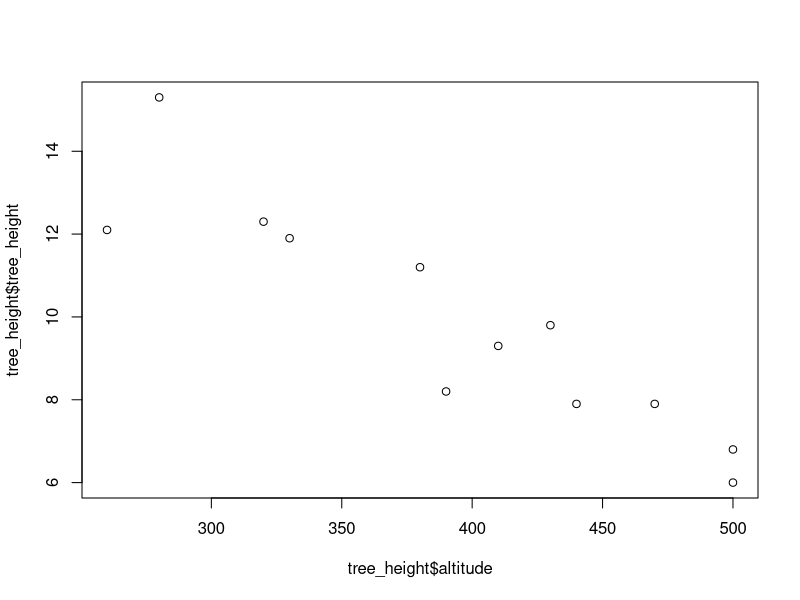
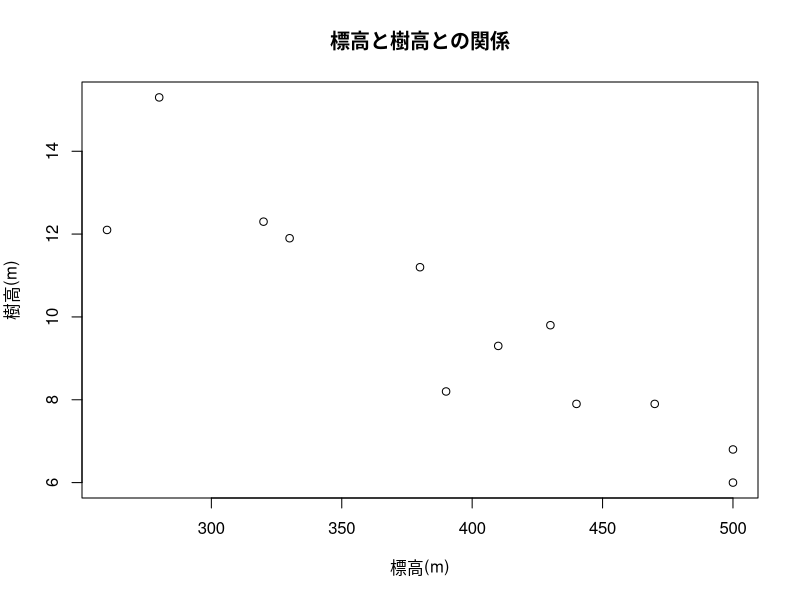
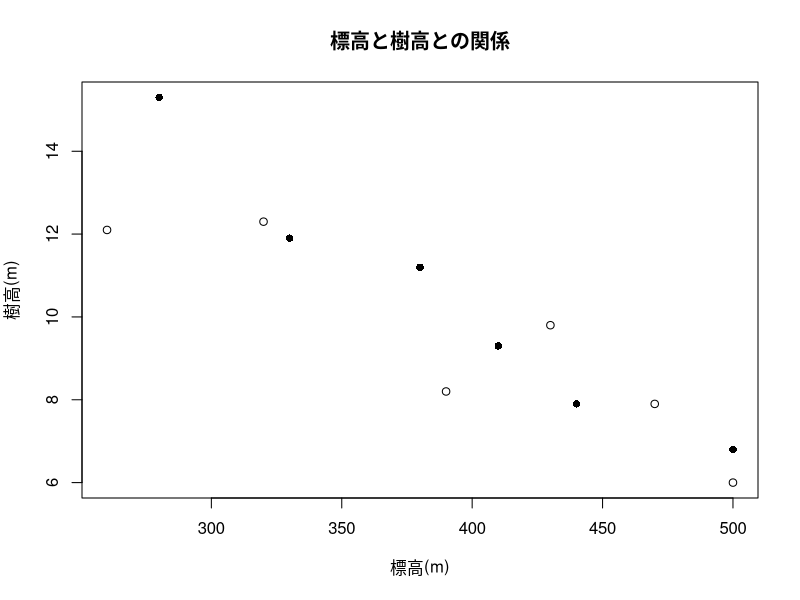

R code for these plots, in order: (Note: this script raises an error after producing the figures.)
# tree_height.csvを読み込む。
tree_height <- read.table("./tree_height.csv", header=TRUE, encoding="UTF-8", sep=",")

# 1. 最も基本的な散布図
# 標高と樹高との相関関係を散布図として描く。
plot(tree_height$altitude, tree_height$tree_height)

# 2. タイトルと軸のラベルを付けた散布図
# 散布図のタイトルと軸のラベルを指定した上で、標高と樹高との相関関係を散布図として描く。
plot(tree_height$altitude, tree_height$tree_height, main="標高と樹高との関係", xlab="標高(m)", ylab="樹高(m)")

# 3. 系列ごとに異なるマーカーを用いた散布図
# type="n"を指定して、散布図の「枠」だけを作成する。
plot(tree_height$altitude, tree_height$tree_height, main="標高と樹高との関係", xlab="標高(m)", ylab="樹高(m)", type="n")
# 東斜面のデータを白丸（〇）で描画する。
points(tree_height$altitude[tree_height$direction == "east"], tree_height$tree_height[tree_height$direction == "east"], pch = 1)
# 西斜面のデータを黒丸（●）で描画する。
points(tree_height$altitude[tree_height$direction == "west"], tree_height$tree_height[tree_height$direction == "west"], pch = 16)
# 散布図の右上に凡例を表示する。
legend("topright", pch = c(1, 16), legend = levels(tree_height$direction))